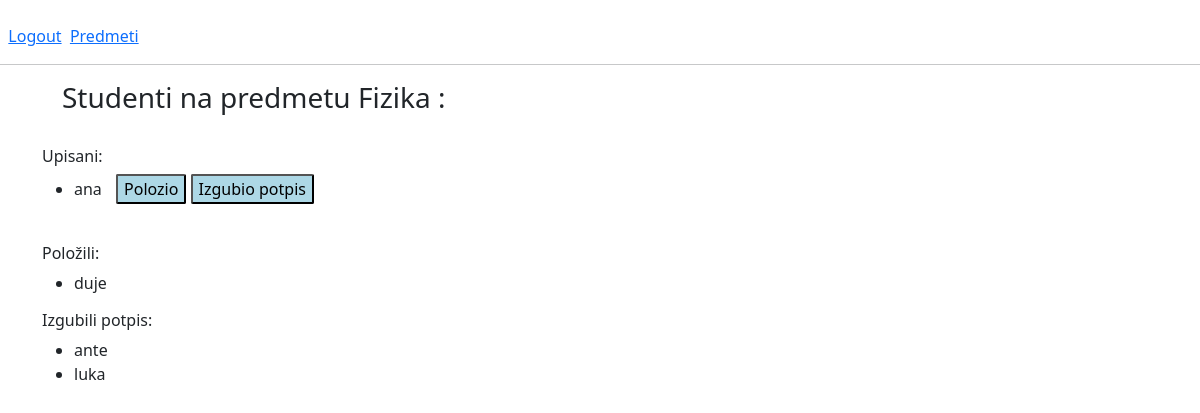
Screenshot of /studentsOnCourseProfesor/2 (signed in) with the database file from the repository.
### app/models.py (models this page shows, shortened)
class Upisi(models.Model):
    student=models.ForeignKey(Korisnici, on_delete=models.CASCADE, db_constraint=False)
    predmet=models.ForeignKey(Predmeti, on_delete=models.CASCADE)
    STATUS=(('Upisan','Upisan'),('Polozen','Polozen'),('Izgubio_potpis', 'Izgubio potpis'))
    status=models.CharField(max_length=64, choices=STATUS, default="Upisan")

class Predmeti(models.Model):
    IZBORNI=(('DA','da'),('NE','ne'))
    name=models.CharField(max_length=50)
    kod=models.CharField(max_length=50)
    program=models.CharField(max_length=50)
    ects=models.IntegerField()
    sem_red=models.IntegerField()
    sem_izv=models.IntegerField()
    izborni=models.CharField(max_length=50, choices=IZBORNI)
    nositelj=models.ForeignKey(Korisnici, on_delete=models.CASCADE, null=True)

class Korisnici(AbstractUser):
    STATUS=(('none','None'),('redovni','redovni'),('izvanredni','izvanredni'))
    status=models.CharField(max_length=50, choices=STATUS)
    role=models.ForeignKey(Uloge, on_delete=models.CASCADE, null=True)

### app/decorators.py (the view)
    def wrap(request, *args, **kwargs):
        user = Korisnici.objects.get(pk=request.user.pk)
        if user.role_id == 2 and user.is_authenticated and user.is_active:
            return function(request, *args, **kwargs)
        else:
            raise PermissionDenied

### app/views.py (called while the page is built, shortened)
@profesor_required
def studentsOnCourseProfesor(request, courseID):
    polozeni = Upisi.objects.all().filter(predmet_id=courseID, status='Polozen')
    upisani = Upisi.objects.all().filter(predmet_id=courseID, status='Upisan')
    izg_potpis = Upisi.objects.all().filter(predmet_id=courseID, status='Izgubio potpis')
    return render(request, 'students_on_course_profesor.html', {'upisani': upisani, 'polozeni': polozeni, 'izg_potpis': izg_potpis})

### app/templates/students_on_course_profesor.html (shortened to what this page needs)
{% extends 'home_profesor.html' %}
{% block students_on_course_profesor %}
<div class="container">
  <h3>Studenti na predmetu {{ upisani.0.predmet.name }} :</h3>
  <br>
  <div class="list-container">
    <div class="list-item">
      <h6>Upisani:</h6>
      <ul>
        {% for upis in upisani %}
          <li>
            <div class="list-item-content">
              <span>{{ upis.student.username }}</span>
              <form method="post" style="display: inline-block; margin-left: 10px;">
                <input type="submit" name="{{ upis.student.username }}" value="Polozio" class="botun2">
              </form>
              <form method="post" style="display: inline-block;">
                <input type="submit" name="{{ upis.student.username }}" value="Izgubio potpis" class="botun2">
              </form>
            </div>
          </li>
          <br>
        {% endfor %}
      </ul>
    </div>
    <div class="list-item">
      <h6>Položili:</h6>
      <ul>
        {% for upis in polozeni %}
          <li>{{ upis.student.username }}</li>
        {% endfor %}
      </ul>
    </div>
    <div class="list-item">
      <h6>Izgubili potpis:</h6>
      <ul>
        {% for upis in izg_potpis %}
          <li>{{ upis.student.username }}</li>
        {% endfor %}
      </ul>
    </div>
  </div>
</div>
{% endblock %}

### app/templates/base.html (style rules this page uses)
html, body { height: 100%; }
.botun2 { background-color: lightblue; border-radius: 2px; }
h3 { margin-left: 20px; }

### rows the page displays
Upisi: predmet.name "Fizika", student.username "ana"
Upisi: student.username "duje"
Upisi: student.username "ante"
Upisi: student.username "luka"
